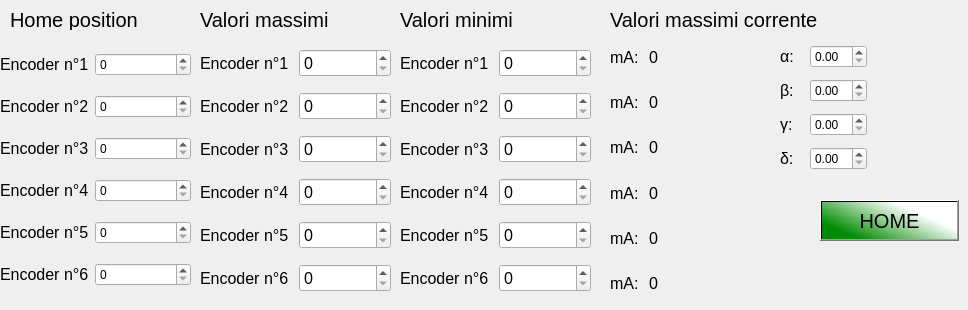
    <widget class="QWidget" name="Setup">
     <attribute name="title">
      <string>Setup</string>
     </attribute>
     <widget class="QPushButton" name="Home">
      <property name="geometry">
       <rect>
        <x>820</x>
        <y>200</y>
        <width>139</width>
        <height>41</height>
       </rect>
      </property>
      <property name="font">
       <font>
        <pointsize>15</pointsize>
       </font>
      </property>
      <property name="styleSheet">
       <string notr="true">background-color: qlineargradient(spread:pad, x1:0.0246305, y1:0.602273, x2:1, y2:0, stop:0 rgba(0, 139, 0, 255), stop:0.655172 rgba(255, 255, 255, 255));</string>
      </property>
      <property name="text">
       <string>HOME</string>
      </property>
     </widget>
     <widget class="QLabel" name="Passi_encoder_scritta_2">
      <property name="geometry">
       <rect>
        <x>10</x>
        <y>10</y>
        <width>131</width>
        <height>20</height>
       </rect>
      </property>
      <property name="font">
       <font>
        <pointsize>15</pointsize>
       </font>
      </property>
      <property name="text">
       <string>Home position</string>
      </property>
     </widget>
     <widget class="QWidget" name="layoutWidget">
      <property name="geometry">
       <rect>
        <x>780</x>
        <y>40</y>
        <width>87</width>
        <height>136</height>
       </rect>
      </property>
      <layout class="QVBoxLayout" name="verticalLayout">
       <item>
        <layout class="QHBoxLayout" name="horizontalLayout_10">
         <item>
          <widget class="QLabel" name="alpha_6">
           <property name="font">
            <font>
             <pointsize>12</pointsize>
            </font>
           </property>
           <property name="text">
            <string>α:</string>
           </property>
          </widget>
         </item>
         <item>
          <widget class="QDoubleSpinBox" name="alphaValue"/>
         </item>
        </layout>
       </item>
       <item>
        <layout class="QHBoxLayout" name="horizontalLayout_11">
         <item>
          <widget class="QLabel" name="beta_4">
           <property name="font">
            <font>
             <pointsize>12</pointsize>
            </font>
           </property>
           <property name="text">
            <string>β:</string>
           </property>
          </widget>
         </item>
         <item>
          <widget class="QDoubleSpinBox" name="betaValue"/>
         </item>
        </layout>
       </item>
       <item>
        <layout class="QHBoxLayout" name="horizontalLayout_12">
         <item>
          <widget class="QLabel" name="gamma_3">
           <property name="font">
            <font>
             <pointsize>12</pointsize>
            </font>
           </property>
           <property name="text">
            <string>γ:</string>
           </property>
          </widget>
         </item>
         <item>
          <widget class="QDoubleSpinBox" name="gammaValue"/>
         </item>
        </layout>
       </item>
       <item>
        <layout class="QHBoxLayout" name="horizontalLayout_13">
         <item>
          <widget class="QLabel" name="delta_3">
           <property name="font">
            <font>
             <pointsize>12</pointsize>
            </font>
           </property>
           <property name="text">
            <string>δ:</string>
           </property>
          </widget>
         </item>
         <item>
          <widget class="QDoubleSpinBox" name="deltaValue"/>
         </item>
        </layout>
       </item>
      </layout>
     </widget>
     <widget class="QWidget" name="layoutWidget_3">
      <property name="geometry">
       <rect>
        <x>400</x>
        <y>40</y>
        <width>191</width>
        <height>261</height>
       </rect>
      </property>
      <layout class="QVBoxLayout" name="verticalLayout_5">
       <item>
        <layout class="QHBoxLayout" name="horizontalLayout_61">
         <item>
          <widget class="QLabel" name="minEn1">
           <property name="font">
            <font>
             <pointsize>12</pointsize>
            </font>
           </property>
           <property name="text">
            <string>Encoder n°1</string>
           </property>
          </widget>
         </item>
         <item>
          <widget class="QSpinBox" name="minEn1Val">
           <property name="font">
            <font>
             <pointsize>12</pointsize>
            </font>
           </property>
          </widget>
         </item>
        </layout>
       </item>
       <item>
        <layout class="QHBoxLayout" name="horizontalLayout_62">
         <item>
          <widget class="QLabel" name="minEn2">
           <property name="font">
            <font>
             <pointsize>12</pointsize>
            </font>
           </property>
           <property name="text">
            <string>Encoder n°2</string>
           </property>
          </widget>
         </item>
         <item>
          <widget class="QSpinBox" name="minEn2Val">
           <property name="font">
            <font>
             <pointsize>12</pointsize>
            </font>
           </property>
          </widget>
         </item>
        </layout>
       </item>
       <item>
        <layout class="QHBoxLayout" name="horizontalLayout_63">
         <item>
          <widget class="QLabel" name="minEn3">
           <property name="font">
            <font>
             <pointsize>12</pointsize>
            </font>
           </property>
           <property name="text">
            <string>Encoder n°3</string>
           </property>
          </widget>
         </item>
         <item>
          <widget class="QSpinBox" name="minEn3Val">
           <property name="font">
            <font>
             <pointsize>12</pointsize>
            </font>
           </property>
          </widget>
         </item>
        </layout>
       </item>
       <item>
        <layout class="QHBoxLayout" name="horizontalLayout_64">
         <item>
          <widget class="QLabel" name="minEn4">
           <property name="font">
            <font>
             <pointsize>12</pointsize>
            </font>
           </property>
           <property name="text">
            <string>Encoder n°4</string>
           </property>
          </widget>
         </item>
         <item>
          <widget class="QSpinBox" name="minEn4Val">
           <property name="font">
            <font>
             <pointsize>12</pointsize>
            </font>
           </property>
          </widget>
         </item>
        </layout>
       </item>
       <item>
        <layout class="QHBoxLayout" name="horizontalLayout_65">
         <item>
          <widget class="QLabel" name="minEn5">
           <property name="font">
            <font>
             <pointsize>12</pointsize>
            </font>
           </property>
           <property name="text">
            <string>Encoder n°5</string>
           </property>
          </widget>
         </item>
         <item>
          <widget class="QSpinBox" name="minEn5Val">
           <property name="font">
            <font>
             <pointsize>12</pointsize>
            </font>
           </property>
          </widget>
         </item>
        </layout>
       </item>
       <item>
        <layout class="QHBoxLayout" name="horizontalLayout_66">
         <item>
          <widget class="QLabel" name="minEn6">
           <property name="font">
            <font>
             <pointsize>12</pointsize>
            </font>
           </property>
           <property name="text">
            <string>Encoder n°6</string>
           </property>
          </widget>
         </item>
         <item>
          <widget class="QSpinBox" name="minEn6Val">
           <property name="font">
            <font>
             <pointsize>12</pointsize>
            </font>
           </property>
          </widget>
         </item>
        </layout>
       </item>
      </layout>
     </widget>
     <widget class="QLabel" name="valMaxScr">
      <property name="geometry">
       <rect>
        <x>200</x>
        <y>10</y>
        <width>141</width>
        <height>20</height>
       </rect>
      </property>
      <property name="font">
       <font>
        <pointsize>15</pointsize>
       </font>
      </property>
      <property name="text">
       <string>Valori massimi</string>
      </property>
     </widget>
     <widget class="QLabel" name="valMinScr">
      <property name="geometry">
       <rect>
        <x>400</x>
        <y>10</y>
        <width>131</width>
        <height>20</height>
       </rect>
      </property>
      <property name="font">
       <font>
        <pointsize>15</pointsize>
       </font>
      </property>
      <property name="text">
       <string>Valori minimi</string>
      </property>
     </widget>
     <widget class="QWidget" name="layoutWidget">
      <property name="geometry">
       <rect>
        <x>200</x>
        <y>40</y>
        <width>191</width>
        <height>261</height>
       </rect>
      </property>
      <layout class="QVBoxLayout" name="verticalLayout_4">
       <item>
        <layout class="QHBoxLayout" name="horizontalLayout_55">
         <item>
          <widget class="QLabel" name="maxEn1">
           <property name="font">
            <font>
             <pointsize>12</pointsize>
            </font>
           </property>
           <property name="text">
            <string>Encoder n°1</string>
           </property>
          </widget>
         </item>
         <item>
          <widget class="QSpinBox" name="maxEn1Val">
           <property name="font">
            <font>
             <pointsize>12</pointsize>
            </font>
           </property>
          </widget>
         </item>
        </layout>
       </item>
       <item>
        <layout class="QHBoxLayout" name="horizontalLayout_56">
         <item>
          <widget class="QLabel" name="maxEn2">
           <property name="font">
            <font>
             <pointsize>12</pointsize>
            </font>
           </property>
           <property name="text">
            <string>Encoder n°2</string>
           </property>
          </widget>
         </item>
         <item>
          <widget class="QSpinBox" name="maxEn2Val">
           <property name="font">
            <font>
             <pointsize>12</pointsize>
            </font>
           </property>
          </widget>
         </item>
        </layout>
       </item>
       <item>
        <layout class="QHBoxLayout" name="horizontalLayout_57">
         <item>
          <widget class="QLabel" name="maxEn3">
           <property name="font">
            <font>
             <pointsize>12</pointsize>
            </font>
           </property>
           <property name="text">
            <string>Encoder n°3</string>
           </property>
          </widget>
         </item>
         <item>
          <widget class="QSpinBox" name="maxEn3Val">
           <property name="font">
            <font>
             <pointsize>12</pointsize>
            </font>
           </property>
          </widget>
         </item>
        </layout>
       </item>
       <item>
        <layout class="QHBoxLayout" name="horizontalLayout_58">
         <item>
          <widget class="QLabel" name="maxEn4">
           <property name="font">
            <font>
             <pointsize>12</pointsize>
            </font>
           </property>
           <property name="text">
            <string>Encoder n°4</string>
           </property>
          </widget>
         </item>
         <item>
          <widget class="QSpinBox" name="maxEn4Val">
           <property name="font">
            <font>
             <pointsize>12</pointsize>
            </font>
           </property>
          </widget>
         </item>
        </layout>
       </item>
       <item>
        <layout class="QHBoxLayout" name="horizontalLayout_59">
         <item>
          <widget class="QLabel" name="maxEn5">
           <property name="font">
            <font>
             <pointsize>12</pointsize>
            </font>
           </property>
           <property name="text">
            <string>Encoder n°5</string>
           </property>
          </widget>
         </item>
         <item>
          <widget class="QSpinBox" name="maxEn5Val">
           <property name="font">
            <font>
             <pointsize>12</pointsize>
            </font>
           </property>
          </widget>
         </item>
        </layout>
       </item>
       <item>
        <layout class="QHBoxLayout" name="horizontalLayout_60">
         <item>
          <widget class="QLabel" name="maxEn6">
           <property name="font">
            <font>
             <pointsize>12</pointsize>
            </font>
           </property>
           <property name="text">
            <string>Encoder n°6</string>
           </property>
          </widget>
         </item>
         <item>
          <widget class="QSpinBox" name="maxEn6Val">
           <property name="font">
            <font>
             <pointsize>12</pointsize>
            </font>
           </property>
          </widget>
         </item>
        </layout>
       </item>
      </layout>
     </widget>
     <widget class="QWidget" name="layoutWidget_6">
      <property name="geometry">
       <rect>
        <x>610</x>
        <y>40</y>
        <width>161</width>
        <height>261</height>
       </rect>
      </property>
      <property name="font">
       <font>
        <pointsize>15</pointsize>
       </font>
      </property>
      <layout class="QVBoxLayout" name="VmADir_3">
       <property name="spacing">
        <number>10</number>
       </property>
       <item>
        <layout class="QHBoxLayout" name="horizontalLayout_67">
         <item>
          <widget class="QLabel" name="maxCor1">
           <property name="enabled">
            <bool>true</bool>
           </property>
           <property name="sizePolicy">
            <sizepolicy hsizetype="Fixed" vsizetype="Preferred">
             <horstretch>0</horstretch>
             <verstretch>0</verstretch>
            </sizepolicy>
           </property>
           <property name="font">
            <font>
             <pointsize>12</pointsize>
            </font>
           </property>
           <property name="text">
            <string>mA:</string>
           </property>
          </widget>
         </item>
         <item>
          <widget class="QLabel" name="maxCor1Val">
           <property name="font">
            <font>
             <pointsize>12</pointsize>
            </font>
           </property>
           <property name="text">
            <string>0</string>
           </property>
          </widget>
         </item>
        </layout>
       </item>
       <item>
        <layout class="QHBoxLayout" name="horizontalLayout_68">
         <item>
          <widget class="QLabel" name="maxCor2">
           <property name="enabled">
            <bool>true</bool>
           </property>
           <property name="sizePolicy">
            <sizepolicy hsizetype="Fixed" vsizetype="Preferred">
             <horstretch>0</horstretch>
             <verstretch>0</verstretch>
            </sizepolicy>
           </property>
           <property name="font">
            <font>
             <pointsize>12</pointsize>
            </font>
           </property>
           <property name="text">
            <string>mA:</string>
           </property>
          </widget>
         </item>
         <item>
          <widget class="QLabel" name="maxCor2Val">
           <property name="font">
            <font>
             <pointsize>12</pointsize>
            </font>
           </property>
           <property name="text">
            <string>0</string>
           </property>
          </widget>
         </item>
        </layout>
       </item>
       <item>
        <layout class="QHBoxLayout" name="horizontalLayout_69">
         <item>
          <widget class="QLabel" name="maxCor3">
           <property name="sizePolicy">
            <sizepolicy hsizetype="Fixed" vsizetype="Preferred">
             <horstretch>0</horstretch>
             <verstretch>0</verstretch>
            </sizepolicy>
           </property>
           <property name="font">
            <font>
             <pointsize>12</pointsize>
            </font>
           </property>
           <property name="text">
            <string>mA:</string>
           </property>
          </widget>
         </item>
         <item>
          <widget class="QLabel" name="maxCor3Val">
           <property name="font">
            <font>
             <pointsize>12</pointsize>
            </font>
           </property>
           <property name="text">
            <string>0</string>
           </property>
          </widget>
         </item>
        </layout>
       </item>
       <item>
        <layout class="QHBoxLayout" name="horizontalLayout_70">
         <item>
          <widget class="QLabel" name="maxCor4">
           <property name="sizePolicy">
            <sizepolicy hsizetype="Fixed" vsizetype="Preferred">
             <horstretch>0</horstretch>
             <verstretch>0</verstretch>
            </sizepolicy>
           </property>
           <property name="font">
            <font>
             <pointsize>12</pointsize>
            </font>
           </property>
           <property name="text">
            <string>mA:</string>
           </property>
          </widget>
         </item>
         <item>
          <widget class="QLabel" name="maxCor4Val">
           <property name="font">
            <font>
             <pointsize>12</pointsize>
            </font>
           </property>
           <property name="text">
            <string>0</string>
           </property>
          </widget>
         </item>
        </layout>
       </item>
       <item>
        <layout class="QHBoxLayout" name="horizontalLayout_71">
         <item>
          <widget class="QLabel" name="maxCor5">
           <property name="sizePolicy">
            <sizepolicy hsizetype="Fixed" vsizetype="Preferred">
             <horstretch>0</horstretch>
             <verstretch>0</verstretch>
            </sizepolicy>
           </property>
           <property name="font">
            <font>
             <pointsize>12</pointsize>
            </font>
           </property>
           <property name="text">
            <string>mA:</string>
           </property>
          </widget>
         </item>
         <item>
          <widget class="QLabel" name="maxCor5Val">
           <property name="font">
            <font>
             <pointsize>12</pointsize>
            </font>
           </property>
           <property name="text">
            <string>0</string>
           </property>
          </widget>
         </item>
        </layout>
       </item>
       <item>
        <layout class="QHBoxLayout" name="horizontalLayout_72">
         <item>
          <widget class="QLabel" name="maxCor6">
           <property name="sizePolicy">
            <sizepolicy hsizetype="Fixed" vsizetype="Preferred">
             <horstretch>0</horstretch>
             <verstretch>0</verstretch>
            </sizepolicy>
           </property>
           <property name="font">
            <font>
             <pointsize>12</pointsize>
            </font>
           </property>
           <property name="text">
            <string>mA:</string>
           </property>
          </widget>
         </item>
         <item>
          <widget class="QLabel" name="maxCor6Val">
           <property name="font">
            <font>
             <pointsize>12</pointsize>
            </font>
           </property>
           <property name="text">
            <string>0</string>
           </property>
          </widget>
         </item>
        </layout>
       </item>
      </layout>
     </widget>
     <widget class="QLabel" name="valMinScr_2">
      <property name="geometry">
       <rect>
        <x>610</x>
        <y>10</y>
        <width>211</width>
        <height>20</height>
       </rect>
      </property>
      <property name="font">
       <font>
        <pointsize>15</pointsize>
       </font>
      </property>
      <property name="text">
       <string>Valori massimi corrente</string>
      </property>
     </widget>
     <widget class="QWidget" name="layoutWidget">
      <property name="geometry">
       <rect>
        <x>0</x>
        <y>40</y>
        <width>191</width>
        <height>261</height>
       </rect>
      </property>
      <layout class="QVBoxLayout" name="verticalLayout_6">
       <item>
        <layout class="QHBoxLayout" name="horizontalLayout_43">
         <item>
          <widget class="QLabel" name="en1HP">
           <property name="sizePolicy">
            <sizepolicy hsizetype="Fixed" vsizetype="Preferred">
             <horstretch>0</horstretch>
             <verstretch>0</verstretch>
            </sizepolicy>
           </property>
           <property name="font">
            <font>
             <pointsize>12</pointsize>
            </font>
           </property>
           <property name="text">
            <string>Encoder n°1</string>
           </property>
          </widget>
         </item>
         <item>
          <widget class="QSpinBox" name="en1HPVal"/>
         </item>
        </layout>
       </item>
       <item>
        <layout class="QHBoxLayout" name="horizontalLayout_44">
         <item>
          <widget class="QLabel" name="en2HP">
           <property name="sizePolicy">
            <sizepolicy hsizetype="Fixed" vsizetype="Preferred">
             <horstretch>0</horstretch>
             <verstretch>0</verstretch>
            </sizepolicy>
           </property>
           <property name="font">
            <font>
             <pointsize>12</pointsize>
            </font>
           </property>
           <property name="text">
            <string>Encoder n°2</string>
           </property>
          </widget>
         </item>
         <item>
          <widget class="QSpinBox" name="en2HPVal"/>
         </item>
        </layout>
       </item>
       <item>
        <layout class="QHBoxLayout" name="horizontalLayout_45">
         <item>
          <widget class="QLabel" name="en3HP">
           <property name="sizePolicy">
            <sizepolicy hsizetype="Fixed" vsizetype="Preferred">
             <horstretch>0</horstretch>
             <verstretch>0</verstretch>
            </sizepolicy>
           </property>
           <property name="font">
            <font>
             <pointsize>12</pointsize>
            </font>
           </property>
           <property name="text">
            <string>Encoder n°3</string>
           </property>
          </widget>
         </item>
         <item>
          <widget class="QSpinBox" name="en3HPVal"/>
         </item>
        </layout>
       </item>
       <item>
        <layout class="QHBoxLayout" name="horizontalLayout_46">
         <item>
          <widget class="QLabel" name="en4HP">
           <property name="sizePolicy">
            <sizepolicy hsizetype="Fixed" vsizetype="Preferred">
             <horstretch>0</horstretch>
             <verstretch>0</verstretch>
            </sizepolicy>
           </property>
           <property name="font">
            <font>
             <pointsize>12</pointsize>
            </font>
           </property>
           <property name="text">
            <string>Encoder n°4</string>
           </property>
          </widget>
         </item>
         <item>
          <widget class="QSpinBox" name="en4HPVal"/>
         </item>
        </layout>
       </item>
       <item>
        <layout class="QHBoxLayout" name="horizontalLayout_47">
         <item>
          <widget class="QLabel" name="en5HP">
           <property name="sizePolicy">
            <sizepolicy hsizetype="Fixed" vsizetype="Preferred">
             <horstretch>0</horstretch>
             <verstretch>0</verstretch>
            </sizepolicy>
           </property>
           <property name="font">
            <font>
             <pointsize>12</pointsize>
            </font>
           </property>
           <property name="text">
            <string>Encoder n°5</string>
           </property>
          </widget>
         </item>
         <item>
          <widget class="QSpinBox" name="en5HPVal"/>
         </item>
        </layout>
       </item>
       <item>
        <layout class="QHBoxLayout" name="horizontalLayout_48">
         <item>
          <widget class="QLabel" name="en1HP_2">
           <property name="sizePolicy">
            <sizepolicy hsizetype="Fixed" vsizetype="Preferred">
             <horstretch>0</horstretch>
             <verstretch>0</verstretch>
            </sizepolicy>
           </property>
           <property name="font">
            <font>
             <pointsize>12</pointsize>
            </font>
           </property>
           <property name="text">
            <string>Encoder n°6</string>
           </property>
          </widget>
         </item>
         <item>
          <widget class="QSpinBox" name="en6HPVal"/>
         </item>
        </layout>
       </item>
      </layout>
     </widget>
    </widget>
